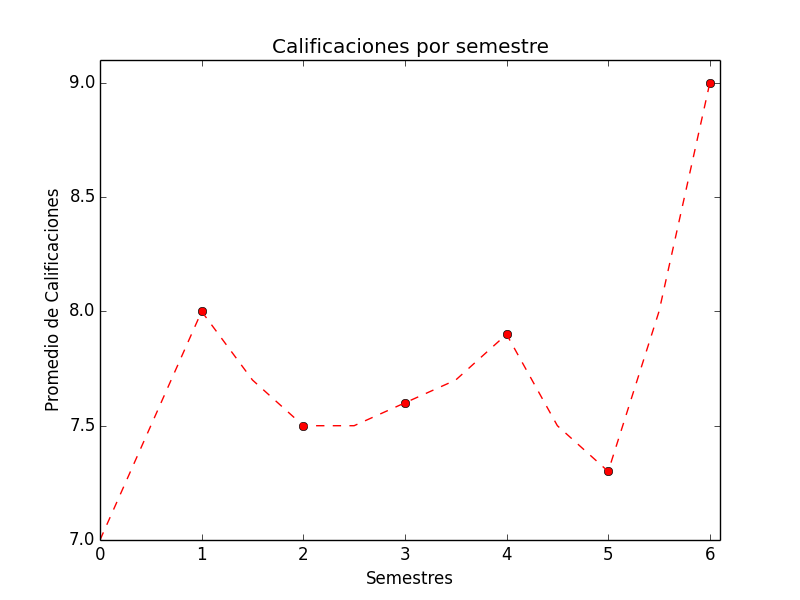

Recreate this plot in Python.
import numpy as np
import matplotlib.pyplot as plt
x = [1,2,3,4,5,6]
x1 = [0,0.5,1,1.5,2,2.5,3,3.5,4,4.5,5,5.5,6]
y = [8,7.5,7.6,7.9,7.3,9]
y1 = [7,7.5,8,7.7,7.5,7.5,7.6,7.7,7.9,7.5,7.3,8,9]
plt.title("Calificaciones por semestre")
plt.xlabel("Semestres")
plt.ylabel("Promedio de Calificaciones")
plt.axis([0,6.1,7,9.1])
plt.plot(x,y,'ro',x1,y1,'r--')
plt.savefig('temp2.png')
plt.show()

